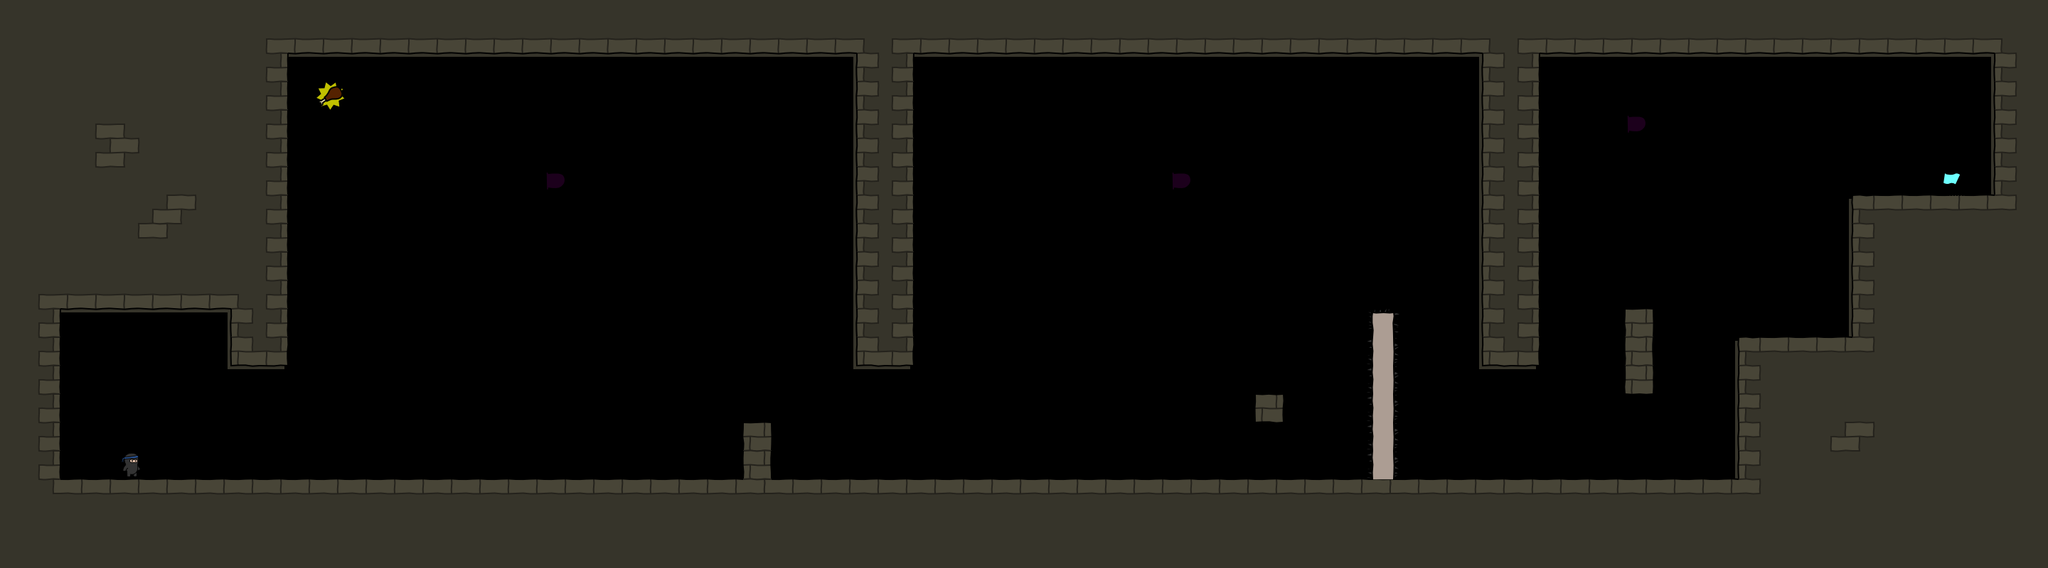

A 2D game scene composited from a Tiled map and its tileset images. What follows is a short description and the map's XML, with each tile layer's data collapsed to a summary:
An orthogonal 72x20 tile map with 40x40 px tiles, 4 tile layers (bg, walls, objects, fg), 3 tilesets.

<map version="1.0" orientation="orthogonal" width="72" height="20" tilewidth="40" tileheight="40">
 <tileset firstgid="1" name="world1" tilewidth="50" tileheight="50">
  <image source="world3.png" width="400" height="400" />
 </tileset>
 <tileset firstgid="65" name="objectpalette" tilewidth="50" tileheight="50">
  <image source="objectpalette.png" width="400" height="500" />
 </tileset>
 <tileset firstgid="145" name="background" tilewidth="40" tileheight="40">
  <image source="background3.png" width="320" height="600" />
 </tileset>
 <layer name="bg" width="72" height="20">
  <data>[1440 cells, 610 non-empty, 1 distinct tile ids]</data>
 </layer>
 <layer name="walls" width="72" height="20">
  <data>[1440 cells, 234 non-empty, 18 distinct tile ids]</data>
 </layer>
 <layer name="objects" width="72" height="20">
  <data>[1440 cells, 12 non-empty, 6 distinct tile ids]</data>
 </layer>
 <layer name="fg" width="72" height="20">
  <data>[1440 cells, 0 non-empty, 0 distinct tile ids]</data>
 </layer>
</map>
